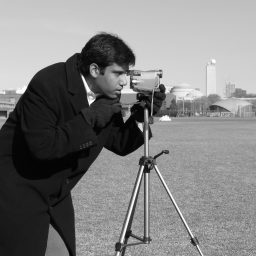
#> input picture images/cameraman.tif, 256 x 256 px
$ jupyter execute Lab4_Intensity_Transformations_and_Filtering.ipynb   (shell and % lines are left out)
#> lines starting #> are read from the running program, lines starting #| are printed output that depends on the picture; after the words box and inside, x2 and y2 are one past the last pixel; in counts of white or black regions, pixels touching at a corner belong together
# ARTI 403 — Image Processing
## Lab 4 — Intensity Transformations and Filtering - Spatial Domain

**College of Computer Science and Information Technology — Department of Computer Engineering**
**Imam Abdulrahman Bin Faisal University — 2026 / 2027**

| | |
|---|---|
| **Session topic** | Intensity Transformations and Filtering - Spatial Domain |
| **Session No.** | 4 |
| **Duration** | 100 minutes |
| **Student name** | Abdulrahman Saleh Alaamri |
| **Student ID** | 2240002427 |

**Outcome #2:** Write a program that implements fundamental image processing algorithms.

## 1. Procedural steps

### Task 1: Thresholding

Thresholding changes a gray image into a binary image. Pixels above the threshold become white (255) and the other pixels become black (0).

The manual uses `Parrot.png`, but this image is not in my repo, so I used `cameraman.tif`. I also show the results with matplotlib because `cv2.imshow` opens separate windows and does not work well in a notebook.

[cell 1]
import os
import cv2
import numpy as np
import matplotlib.pyplot as plt


img = cv2.imread('../images/cameraman.tif', cv2.IMREAD_GRAYSCALE)
#> img is the input picture: shape (256, 256); min 2, max 255, mean 129.2

threshold_values = [0, 50, 100, 150, 200]

plt.figure(figsize=(14, 9))

plt.subplot(2, 3, 1)
plt.imshow(img, cmap='gray', vmin=0, vmax=255)
plt.title('Original Image')
plt.axis('off')

for i, threshold_value in enumerate(threshold_values, 2):
    ret, thresh = cv2.threshold(img, threshold_value, 255, cv2.THRESH_BINARY)
    plt.subplot(2, 3, i)
    plt.imshow(thresh, cmap='gray', vmin=0, vmax=255)
    plt.title(f'Thresholded Image ({threshold_value})')
    plt.axis('off')
#> this loop made 5 passes
#> ret on passes 1 to 5: 0, 50, 100, 150, 200
#> pass 2, `ret, thresh = cv2.threshold(img, threshold_value, 255, cv2.THRESH_BINA..`:
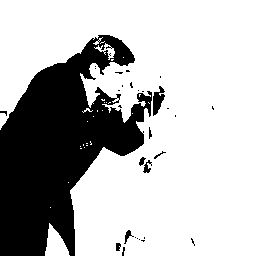
#> thresh: shape (256, 256); 72% white; 31 black regions (23 under 20 px), largest, box (x1, y1, x2, y2) and area: (0, 35, 152, 256) 17824, (153, 86, 165, 116) 203, (143, 160, 152, 173) 58

plt.show()

**Observation:** With threshold 0 the whole image is white because every pixel is above 0 (the lowest pixel value is 2). When the threshold goes up, more pixels become black. With 100 the man and the camera are clearly separated from the sky. With 200 only the brightest parts are left.

### Task 2: Histogram Processing

#### Step 1: Load the libraries

[cell 2]
import matplotlib
import matplotlib.pyplot as plt
import numpy as np

from skimage import data, img_as_float
from skimage import exposure

#### Step 2: Load the moon image

[cell 3]
img = data.moon()
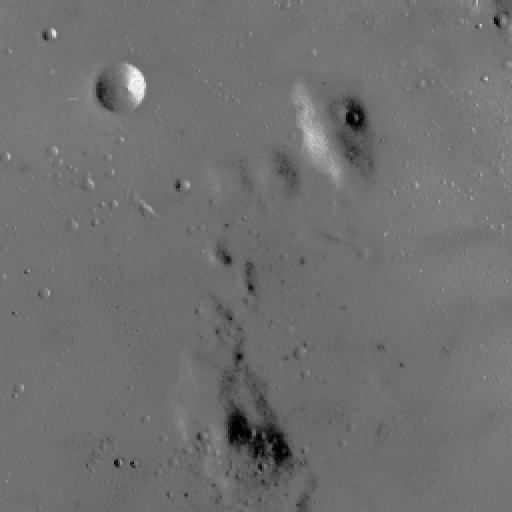
#> input picture skimage.data.moon(), 512 x 512 px
#> img is the input picture: shape (512, 512); min 0, max 255, mean 112.2
print(img.shape, img.dtype)
#| (512, 512) uint8

#### Step 3: Contrast stretching

I rescale the intensities so that the values between the 2nd and the 98th percentiles fill the full range.

[cell 4]
p2, p98 = np.percentile(img, (2, 98))
#> p2 = 78; p98 = 129
img_rescale = exposure.rescale_intensity(img, in_range=(p2, p98))
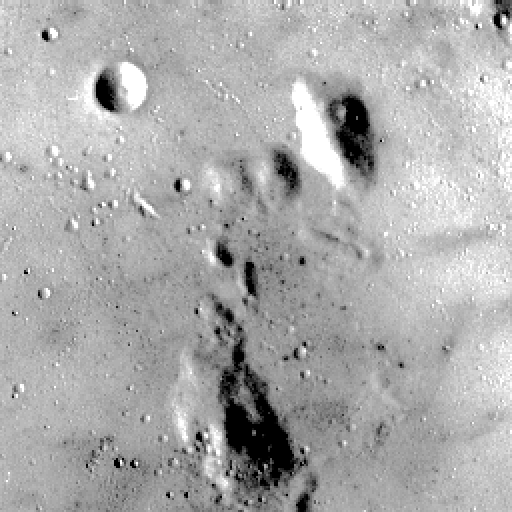
#> img_rescale: shape (512, 512); min 0, max 255, mean 171.5

print("2nd percentile  :", p2)
#| 2nd percentile  : 78.0
print("98th percentile :", p98)
#| 98th percentile : 129.0

#### Step 4: Display the images with their histograms

[cell 5]
fig = plt.figure(figsize=(10, 7))
fig.add_subplot(2, 1, 1)
plt.imshow(img, cmap='gray')
plt.axis('off')
plt.title('Original image')
fig.add_subplot(2, 1, 2)
plt.hist(img.flat, bins=256, range=(0, 255))
plt.xlabel('gray level values')
plt.ylabel('Number of pixels')
plt.show()
#> figure, not shown here; panel 2: tallest bar 23296 high, from x = 114.6 to 115.5

[cell 6]
fig = plt.figure(figsize=(10, 7))
fig.add_subplot(2, 1, 1)
plt.imshow(img_rescale, cmap='gray')
plt.axis('off')
plt.title('Contrast stretch')
fig.add_subplot(2, 1, 2)
plt.hist(img_rescale.flat, bins=256, range=(0, 255))
plt.xlabel('gray level values')
plt.ylabel('Number of pixels')
plt.show()
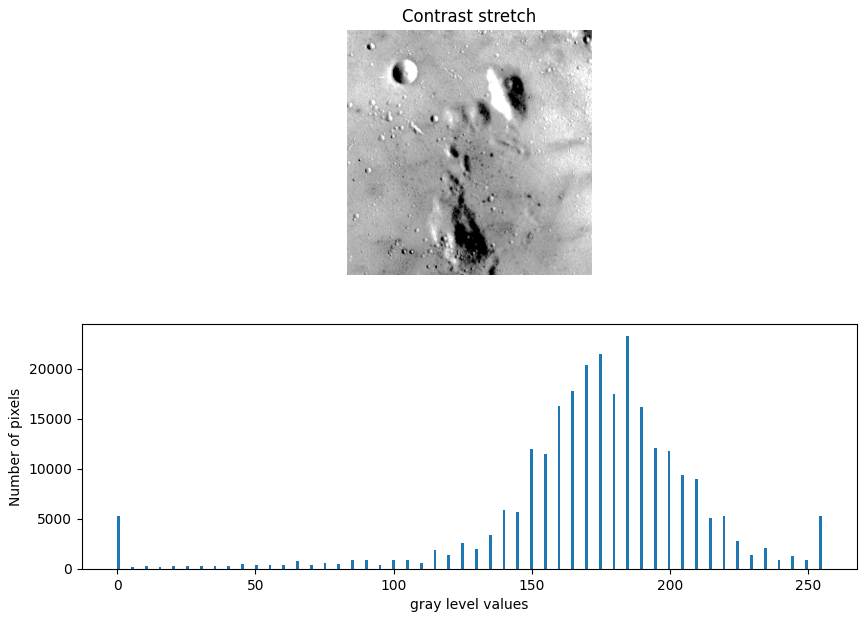
#> figure drawn by matplotlib, 2 panels; panel 2: tallest bar 23296 high, from x = 184.3 to 185.3

**Observation:** The original histogram is a narrow peak around gray level 110 (the 2nd and 98th percentiles are 78 and 129), so the moon looks flat and gray. After the stretch the histogram uses almost the whole range from 0 to 255 and the craters are easier to see. The pixels outside the two percentiles go to 0 or 255.

## 2. Assessment

I use the same function to show an image with its histogram in the three tasks.

[cell 7]
def show_hist(image, title):
    fig = plt.figure(figsize=(10, 7))
    fig.add_subplot(2, 1, 1)
    plt.imshow(image, cmap='gray')
    plt.axis('off')
    plt.title(title)
    fig.add_subplot(2, 1, 2)
    plt.hist(image.flat, bins=256, range=(0, 255))
    plt.xlabel('gray level values')
    plt.ylabel('Number of pixels')
    plt.show()

### Task 1: Rescale the intensities between the 3rd and 80th percentiles

[cell 8]
img = data.moon()

p3, p80 = np.percentile(img, (3, 80))
#> p3 = 87; p80 = 118
img_rescale_3_80 = exposure.rescale_intensity(img, in_range=(p3, p80))
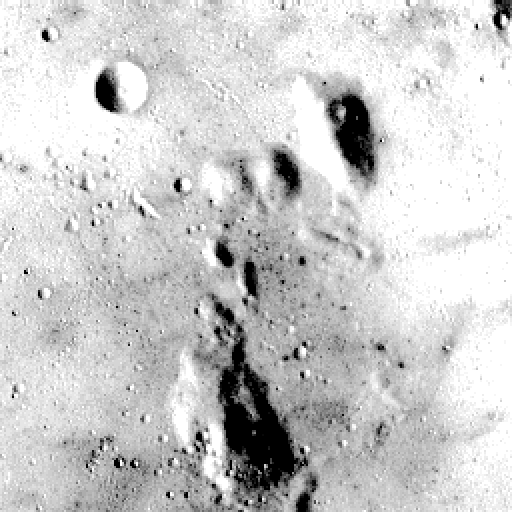
#> img_rescale_3_80: shape (512, 512); min 0, max 255, mean 203.7

print("3rd percentile  :", p3)
#| 3rd percentile  : 87.0
print("80th percentile :", p80)
#| 80th percentile : 118.0
print("pixels at 0   :", f"{100 * (img_rescale_3_80 == 0).mean():.1f} %")
#| pixels at 0   : 3.1 %
print("pixels at 255 :", f"{100 * (img_rescale_3_80 == 255).mean():.1f} %")
#| pixels at 255 : 21.0 %

show_hist(img_rescale_3_80, 'Contrast stretch (3rd and 80th percentiles)')

**Observation:** This stretch is stronger than the 2 - 98 one. All the pixels above the 80th percentile (20 % of the image) become white, so the bright areas lose their details, but the dark and middle areas get more contrast. The histogram has a big spike at 255 for this reason.

### Task 2: Histogram equalization

`exposure.equalize_hist` flattens the histogram. It returns values between 0 and 1, so I convert the result back to 8 bits before plotting.

[cell 9]
from skimage import img_as_ubyte

img_eq = exposure.equalize_hist(img)
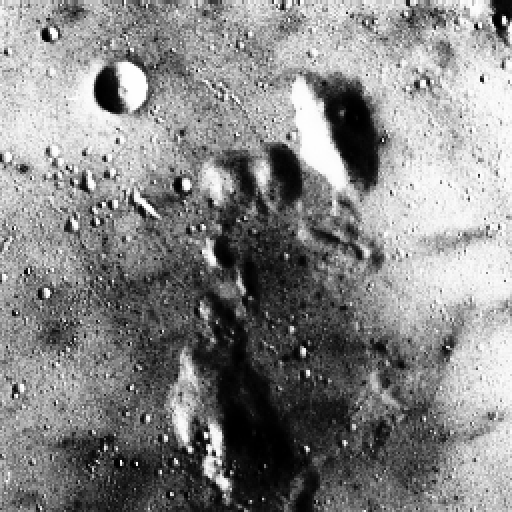
#> img_eq: shape (512, 512) float64; min 0.000916, max 1, mean 0.525
img_eq = img_as_ubyte(img_eq)

show_hist(img, 'Original image')
show_hist(img_eq, 'Histogram equalization')

**Observation:** After equalization the gray levels are spread over the whole range and the histogram is much flatter than the original. The craters and the dark areas show more details. The histogram is not perfectly flat, because the gray levels are integers and a level cannot be split.

### Task 3: Histogram matching

I use the Chelsea image as the source and the rocket image as the reference. The matched image keeps the content of Chelsea but its colors follow the histogram of the rocket image.

[cell 10]
reference = data.rocket()
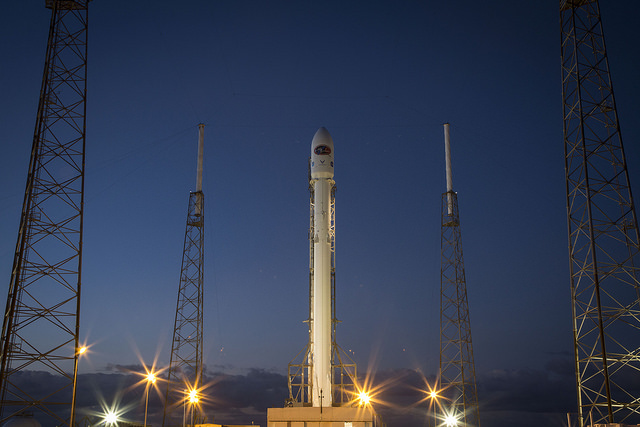
#> input picture skimage.data.rocket(), 640 x 427 px
#> reference is the input picture: shape (427, 640, 3); mean R, G, B 52.3, 61.3, 82.3
image = data.chelsea()
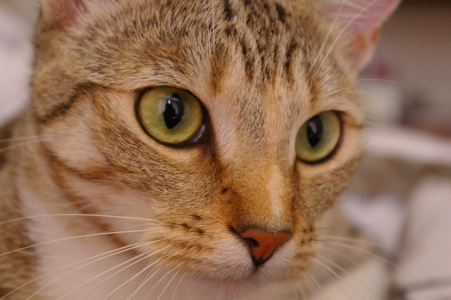
#> input picture skimage.data.chelsea(), 451 x 300 px
#> image is the input picture: shape (300, 451, 3); mean R, G, B 147.7, 111.4, 86.8

matched = exposure.match_histograms(image, reference, channel_axis=-1)
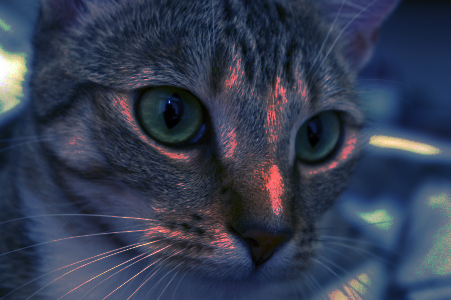
#> matched: shape (300, 451, 3); mean R, G, B 52.1, 60.8, 81.7

fig, ax = plt.subplots(1, 3, figsize=(15, 5))

ax[0].imshow(image)
ax[0].set_title('Source (Chelsea)')
ax[0].axis('off')

ax[1].imshow(reference)
ax[1].set_title('Reference (rocket)')
ax[1].axis('off')

ax[2].imshow(matched)
ax[2].set_title('Matched')
ax[2].axis('off')

plt.show()

[cell 11]
fig, axes = plt.subplots(3, 3, figsize=(12, 9))
channels = ['red', 'green', 'blue']
names = ['Source', 'Reference', 'Matched']

for i, c in enumerate(channels):
    for j, im in enumerate([image, reference, matched]):
        hist, bins = exposure.histogram(im[..., i], source_range='dtype')
        cdf, cdf_bins = exposure.cumulative_distribution(im[..., i])
        axes[i, j].plot(bins, hist / hist.max(), color=c)
        axes[i, j].plot(cdf_bins, cdf, color='black')
        axes[i, j].set_title(f'{names[j]} - {c}')

plt.tight_layout()
plt.show()
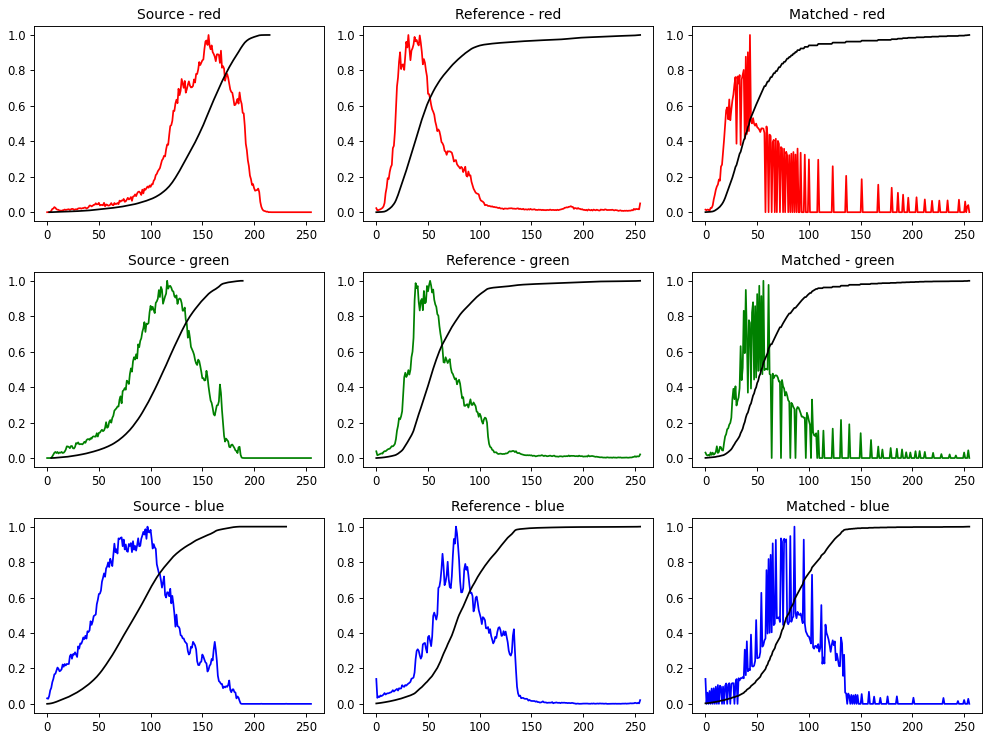
#> figure drawn by matplotlib, 9 panels; panel 1: curve peaks at x = 156, y = 1; panel 1: curve peaks at x = 215, y = 1; panel 2: curve peaks at x = 31, y = 1; panel 2: curve peaks at x = 255, y = 1

**Observation:** The color histograms (colored lines) and the cumulative distributions (black lines) of the matched image are very close to the ones of the reference and not to the source. This shows that histogram matching moves the intensity distribution of each channel to the distribution of the reference image.

## 3. Saving the images used and the results

[cell 12]
os.makedirs('output', exist_ok=True)

cv2.imwrite('output/moon.png', img)
cv2.imwrite('output/rocket.png', cv2.cvtColor(reference, cv2.COLOR_RGB2BGR))
cv2.imwrite('output/chelsea.png', cv2.cvtColor(image, cv2.COLOR_RGB2BGR))

cv2.imwrite('output/task1_rescale_3_80.png', img_rescale_3_80)
cv2.imwrite('output/task2_equalized.png', img_eq)
cv2.imwrite('output/task3_matched.png', cv2.cvtColor(matched, cv2.COLOR_RGB2BGR))

print(sorted(os.listdir('output')))
